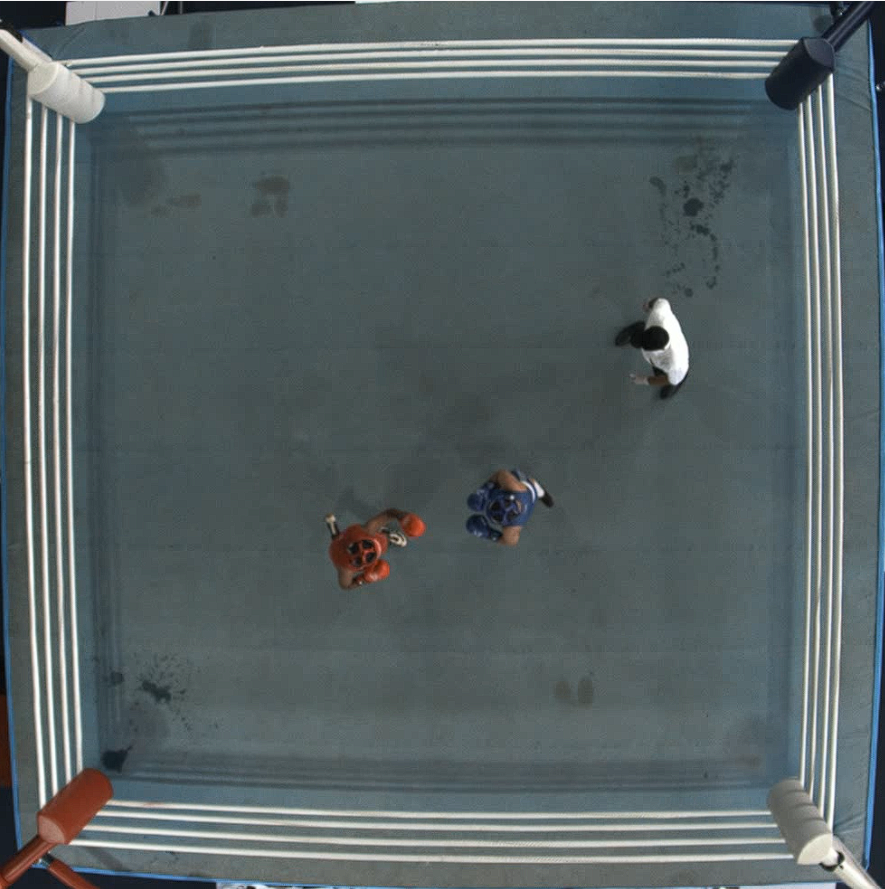
#> input picture sample 1.png, 885 x 889 px, given in place of Postdoc Task.mp4, which was not available
$ python Approach_1.py
#> lines starting #> are read from the running program, lines starting #| are printed output that depends on the picture; after the words box and inside, x2 and y2 are one past the last pixel; in counts of white or black regions, pixels touching at a corner belong together; pictures that were not available may be replaced by others from this repository, and a replacement may not be noted
#> further down, frame is the input picture: shape (889, 885, 3); mean B, G, R 100.4, 98.5, 87
# -*- coding: utf-8 -*-
"""
Created on Fri May 24 12:41:42 2024

@author: amitc
"""
import cv2
import numpy as np
import sys

video_path = 'C:/Users/amitc/Downloads/Post_Doc_IIT_Madras/'
video_name = 'Postdoc Task.mp4'

all_centers = []
center_colors = []

def is_point_in_polygon(point, vertices):
    x, y = point
    n = len(vertices)
    inside = False
    p1x, p1y = vertices[0]
    for i in range(1, n + 1):
        p2x, p2y = vertices[i % n]
        if y > min(p1y, p2y):
            if y <= max(p1y, p2y):
                if x <= max(p1x, p2x):
                    if p1y != p2y:
                        xinters = (y - p1y) * (p2x - p1x) / (p2y - p1y) + p1x
                    if p1x == p2x or x <= xinters:
                        inside = not inside
        p1x, p1y = p2x, p2y
    return inside

def calculate_distance(coords1, coords2):
    x1, y1, _, _ = coords1
    x2, y2, _, _ = coords2
    distance = np.sqrt((x2 - x1)**2 + (y2 - y1)**2)
    return distance

def detect_and_draw(frame, frame_coords, lower_color, upper_color, fixed_width, fixed_height, frame_color):
#> called with lower_color = array of shape (3,), upper_color = array of shape (3,), fixed_width = 80, fixed_height = 80, frame_color = (255, 0, 0)
    global all_centers, center_colors

    # Convert frame from BGR to HSV color space
    hsv = cv2.cvtColor(frame, cv2.COLOR_BGR2HSV)
#> hsv: shape (889, 885, 3); mean H, S, V 88, 44.5, 102.3

    # Threshold the HSV image to get only colors in specified range
    mask = cv2.inRange(hsv, lower_color, upper_color)
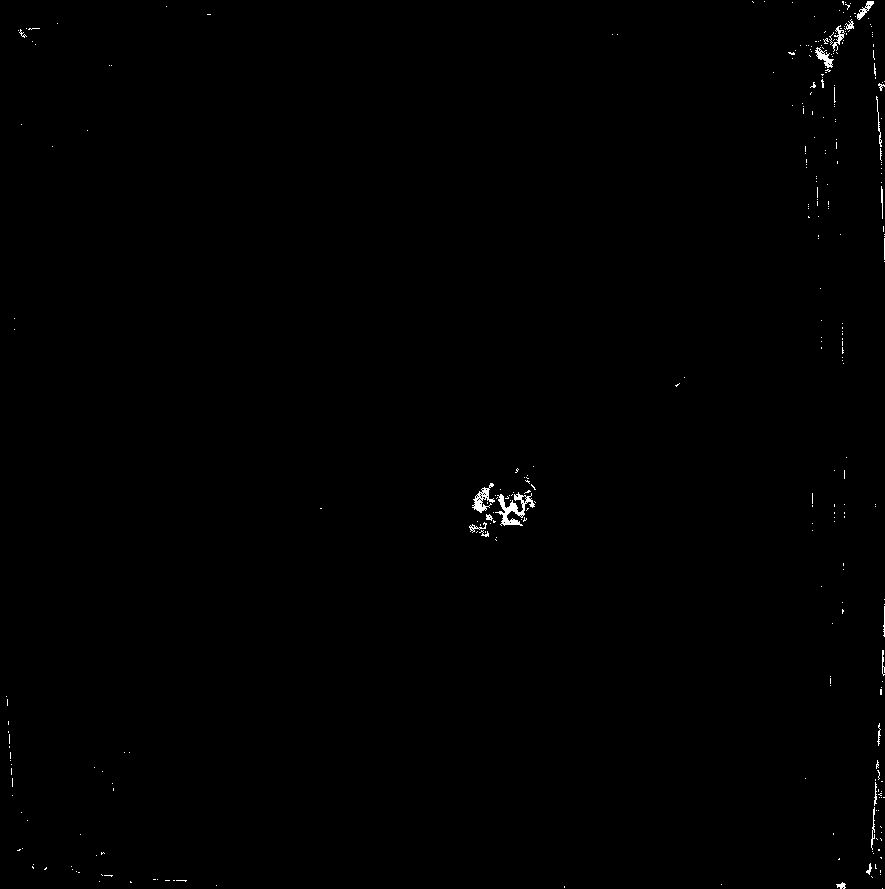
#> mask: shape (889, 885); 0.33% white in thin lines or dots

    # Perform morphological operations to remove small blobs
    mask = cv2.erode(mask, None, iterations=2)
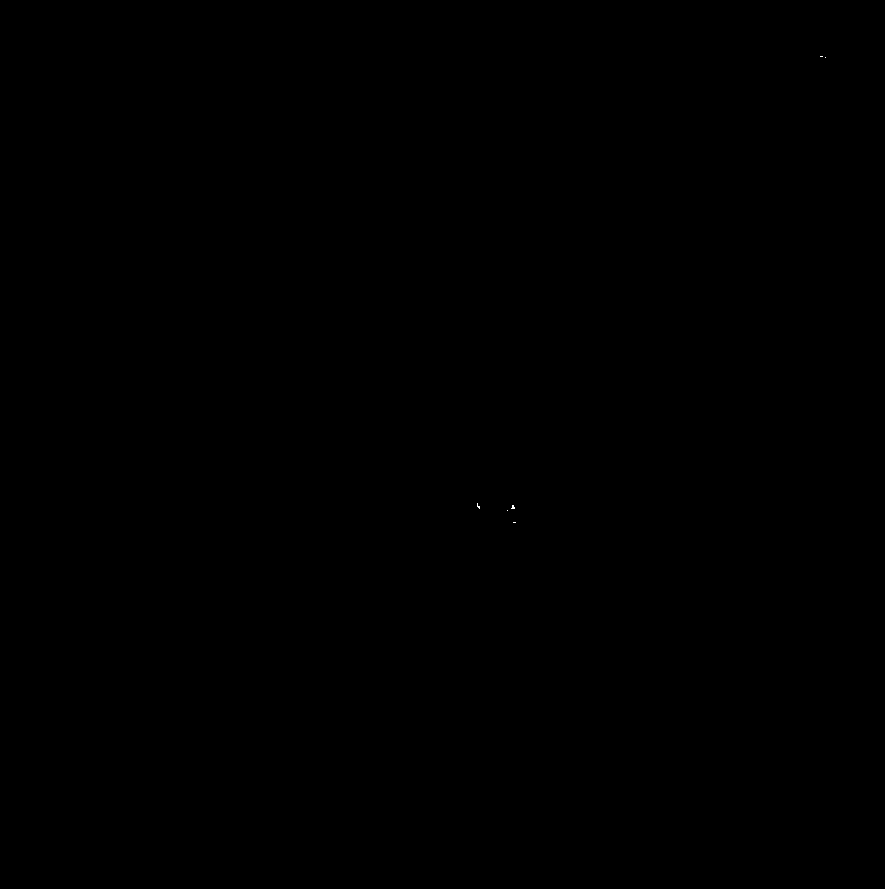
#> mask: shape (889, 885); 0% white in thin lines or dots, all inside (x1, y1, x2, y2) = (477, 56, 826, 523)
    mask = cv2.dilate(mask, None, iterations=2)
#> mask: shape (889, 885); 0.03% white; 4 white regions

    # Find contours in the mask
    contours, _ = cv2.findContours(mask, cv2.RETR_EXTERNAL, cv2.CHAIN_APPROX_SIMPLE)
#> contours = 4 contours; box (x1, y1, x2, y2) and area: (505, 503, 517, 513) 62, (475, 501, 482, 511) 46, (818, 54, 828, 60) 38, (511, 520, 518, 525) 24

    # Initialize variables to store current bounding box coordinates
    current_bbox_coords = None
    current_center = None

    # Draw bounding box for the largest contour within frame coordinates
    for contour in contours:
        # Calculate centroid of contour
        M = cv2.moments(contour)
        if M['m00'] != 0:
            cx = int(M['m10'] / M['m00'])
            cy = int(M['m01'] / M['m00'])
            # Check if centroid is within the specified frame coordinates
            if is_point_in_polygon((cx, cy), frame_coords):
                x = cx - fixed_width // 2
                y = cy - fixed_height // 2
                current_bbox_coords = (x, y, x + fixed_width, y + fixed_height)
                current_center = (cx, cy)

                if len(all_centers) == 0 or calculate_distance(current_bbox_coords, (*all_centers[-1], 0, 0)) < 1050:
                    # Draw the bounding box
                    cv2.rectangle(frame, (x, y), (x + fixed_width, y + fixed_height), frame_color, 2)

                    # Calculate the center of the rectangle
                    center_x = x + fixed_width // 2
                    center_y = y + fixed_height // 2

                    # Add the current center to the list of all centers
                    all_centers.append((center_x, center_y))
                    center_colors.append(frame_color)  # Save the color used for this center

                break
#> this loop made 1 pass
#> (contour, cx, cy, n in is_point_in_polygon) on pass 1: ([[511, 520], [511, 524], [517, 524], [517, 520]], 514, 522, 4)
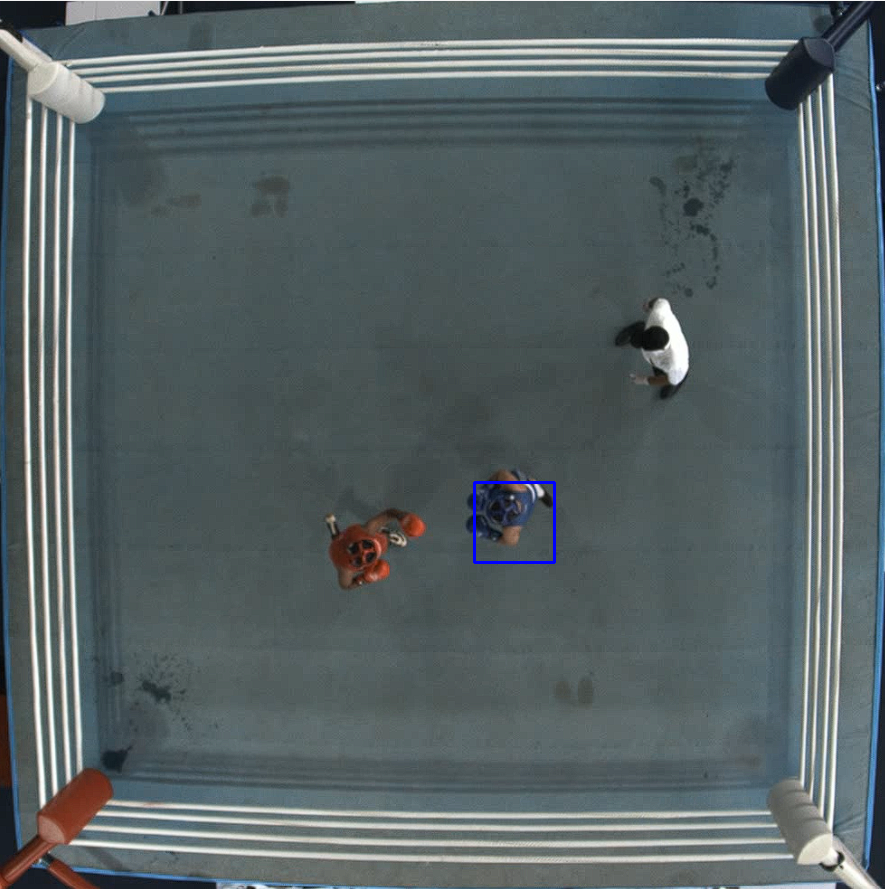
#> frame: shape (889, 885, 3); 0.12% of pixels changed, all inside (x1, y1, x2, y2) = (473, 481, 556, 564)
#> after the loop, all_centers = [(514, 522)]; center_colors = [(255, 0, 0)]

    # Draw all previous centers with their respective colors
    dot_radius = 3  # Radius of the dot
    for center, color in zip(all_centers, center_colors):
        cv2.circle(frame, center, dot_radius, color, -1)
#> this loop made 1 pass
#> (center, color) on pass 1: ((514, 522), (255, 0, 0))
#> frame: shape (889, 885, 3); under 0.01% of pixels changed, all inside (x1, y1, x2, y2) = (511, 519, 518, 526)

    return frame


frame_coords = [(113, 144), (849, 131), (855, 838), (128, 836)]

# Open the video file
cap = cv2.VideoCapture(video_path + video_name)

# Check if the video file opened successfully
if not cap.isOpened():
    print("Error: Could not open video.")
    cap.release()
    cv2.destroyAllWindows()
    sys.exit()

# Get video frame width and height
frame_width = int(cap.get(cv2.CAP_PROP_FRAME_WIDTH))
frame_height = int(cap.get(cv2.CAP_PROP_FRAME_HEIGHT))

# Define the codec and create VideoWriter object
fourcc = cv2.VideoWriter_fourcc(*'XVID')
out = cv2.VideoWriter(video_path + 'output.avi', fourcc, 20.0, (frame_width, frame_height))

# Read until the end of the video
while cap.isOpened():
    # Capture frame-by-frame
    ret, frame = cap.read()

    # If frame is read correctly ret is True
    if ret:
        # Detect blue color and draw bounding box
        fixed_width, fixed_height = 80, 80
        frame_color_1 = (255, 0, 0)
        frame_color_2 = (0, 0, 255)


        lower_blue = np.array([110, 30, 50])
        upper_blue = np.array([120, 255, 120])


        lower_red = np.array([14, 29, 74])
        upper_red = np.array([41, 69, 171])


        frame_with_box = detect_and_draw(frame, frame_coords, lower_blue, upper_blue, fixed_width, fixed_height, frame_color_1)
        frame_with_box = detect_and_draw(frame, frame_coords, lower_red, upper_red, fixed_width, fixed_height, frame_color_2)
#> call 2 of detect_and_draw, with lower_color = array of shape (3,), upper_color = array of shape (3,), fixed_width = 80, fixed_height = 80, frame_color = (0, 0, 255)
#> in detect_and_draw (call 2), `hsv = cv2.cvtColor(frame, cv2.COLOR_BGR2HSV)`: hsv: shape (889, 885, 3); mean H, S, V 88, 44.8, 102.5
#> in detect_and_draw (call 2), `mask = cv2.inRange(hsv, lower_color, upper_color)`:
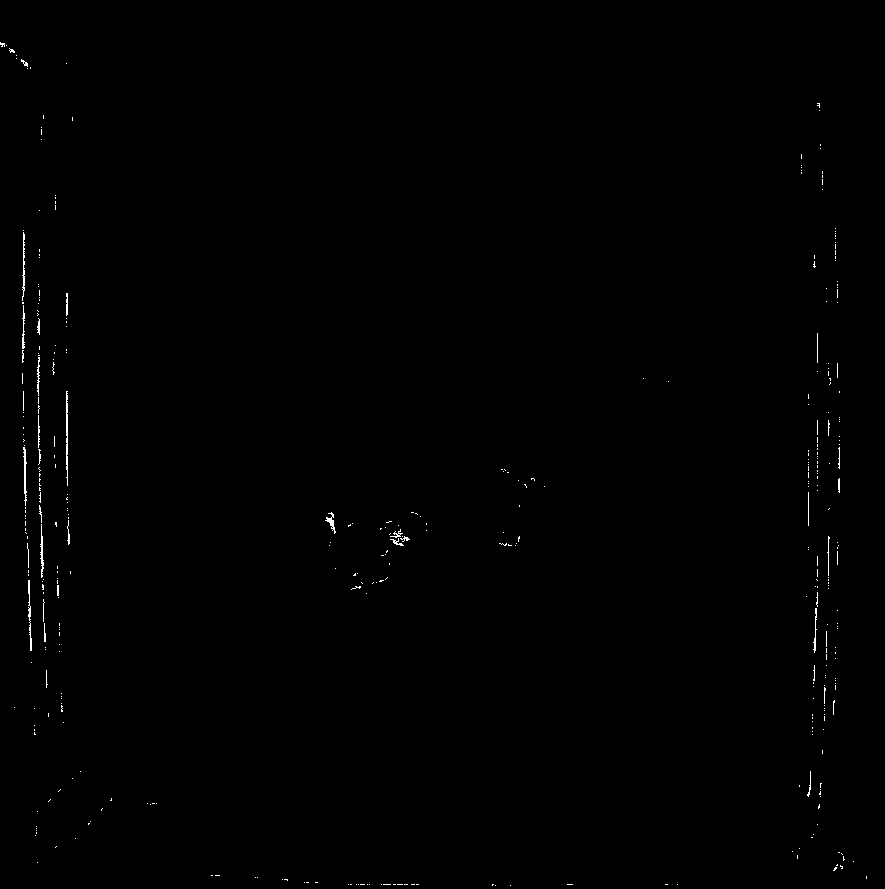
#> mask: shape (889, 885); 0.34% white in thin lines or dots
#> in detect_and_draw (call 2), `mask = cv2.erode(mask, None, iterations=2)`: mask: shape (889, 885); every value is 0
#> in detect_and_draw (call 2), `contours, _ = cv2.findContours(mask, cv2.RETR_EXTERNAL, cv2.CHAIN_APPR..`: contours = []
#> the loop in detect_and_draw (call 2), `for center, color in zip(all_centers, center_colors):` made 1 pass

        # Display the frame
        frame_with_box_resized = cv2.resize(frame_with_box, (800, 600))  # width, height
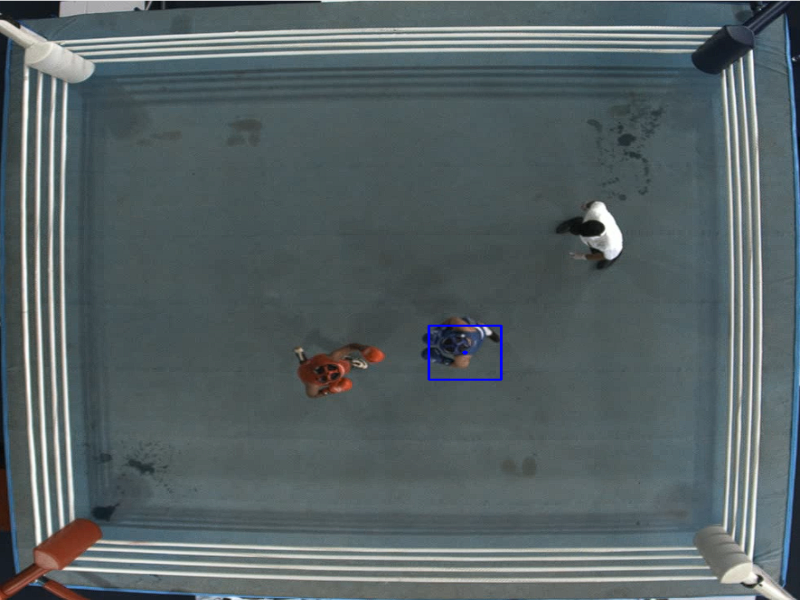
#> frame_with_box_resized: shape (600, 800, 3); mean B, G, R 100.6, 98.3, 86.8
        cv2.imshow('Frame', frame_with_box_resized)

        # Write frame to output video
        out.write(frame_with_box)

        # Press 'q' on keyboard to exit the loop
        if cv2.waitKey(25) & 0xFF == ord('q'):
#> (key q is pressed here)
            break
    else:
        break

# Save positional information
np.save(video_path + 'positional_info.npy', np.array(all_centers))

# Release the VideoWriter object along with VideoCapture and other cleanups
cap.release()
out.release()
cv2.destroyAllWindows()
